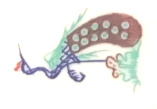
#> input picture images/stones/bamboo1.jpg, 157 x 109 px; its folder holds only this picture in this run
$ python ImageAISandbox.py
#> lines starting #> are read from the running program, lines starting #| are printed output that depends on the picture; after the words box and inside, x2 and y2 are one past the last pixel; in counts of white or black regions, pixels touching at a corner belong together
### stones.py
import cv2
import math
import numpy as np
import classes.stoneimage as si
import handofstones as hos
import helpers
import glob


def getStoneImages(format):
#> called with format = 1
    path = 'images\stones\*.jpg'
    files = glob.glob(path)
    images = []
    index = 0
    for f in files:
        image = cv2.imread(f,format)
#> image is the input picture: shape (109, 157, 3); mean B, G, R 230.2, 232, 233.3
        revImg = cv2.flip(image, -1)
        stoneImg = si.stoneImage(image,revImg,f,index)
#> call 2 of __init__, with path = 'images/stones/bamboo1.jpg', id = 0
#> in __init__ (call 2), `self.img = cv2.resize(img, (159,99))`:
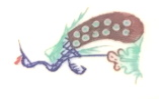
#> self.img: shape (99, 159, 3); mean B, G, R 230.2, 232, 233.2
        images.append(stoneImg)
        index = (index+1)
    print("StoneInitDone")
    return images

def addStoneToHand(stone):
    pass

# [72 lines left out: functions matchStone, getStone, findStonesInImage, not called in this run]

### classes/stoneimage.py
import numpy as np
import cv2

class stoneImage:
    img = np.zeros((5,5,3), dtype=np.uint8)
    reverseImg = np.zeros((5,5,3), dtype=np.uint8)
    name = ""
    path = ""
    type = ""
    detail = ""
    xpos = 0
    ypos = 0
    number = -1
    id = -1

    def setValue(self):
        if(self.id >= 0):
            filename = self.path.split("\\")[-1]
            self.name = filename.split(".")[0]
            if(self.name[-1].isdigit()):
                self.number = int(self.name[-1])
                self.type = self.name.rstrip("123456789")
                self.detail = str(self.number)
                print(self.type + " " + self.detail)
            else:
                self.type, self.detail = self.name.split("_")
                print(self.detail + " " + self.type)

    def __init__(self,img,reverseImg,path,id):
          self.path = path
          self.reverseImg = cv2.resize(reverseImg, (159,99))
          self.img = cv2.resize(img, (159,99))
          self.id = id
          self.setValue()


### ImageAISandbox.py
import cv2
import math
import numpy as np
import classes.stoneimage as si
import handofstones as hos
import helpers
import stones

from random import *


#format = cv2.IMREAD_GRAYSCALE
format = cv2.IMREAD_COLOR

images = stones.getStoneImages(format)
#> images = 1 item

cannyMin = 150
cannyMax = 200

ThreshMin = 200
ThreshMax = 255

imgWidth = 1000
imgHeight = 750

def loadImage(imagePath):
#> called with imagePath = 'images/org6.jpg'
    image = cv2.imread(imagePath,format)
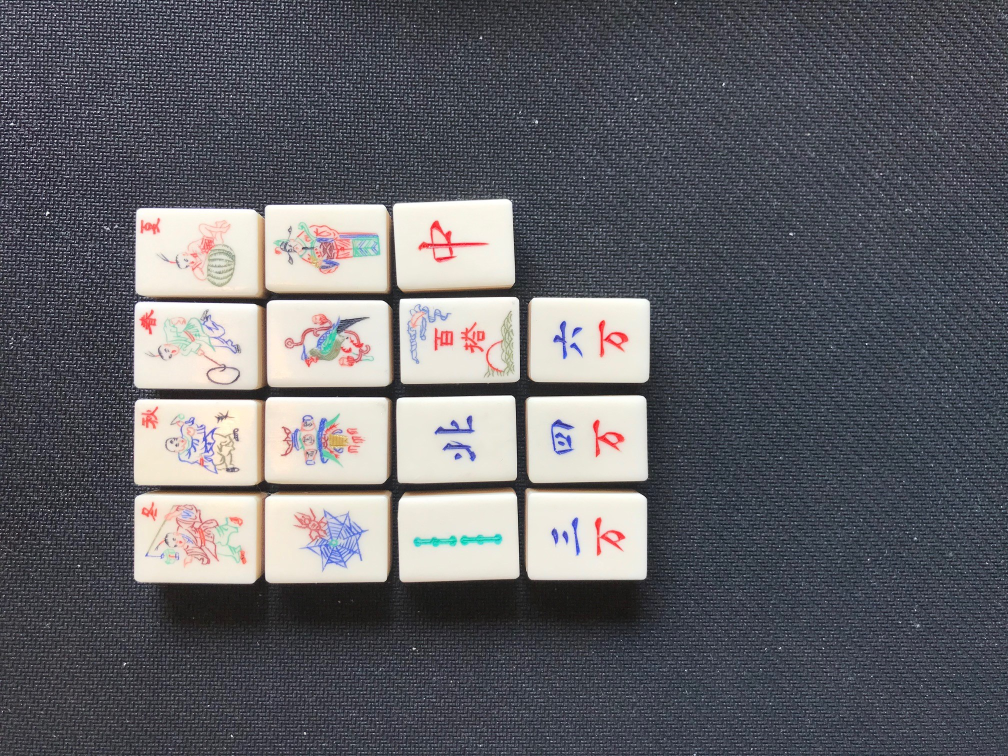
#> input picture images/org6.jpg, 2016 x 1512 px (shown at 1/2 size)
#> image is the input picture: shape (1512, 2016, 3); mean B, G, R 104.2, 98.9, 99
    image = cv2.resize(image, (imgWidth,imgHeight))
#> image: shape (750, 1000, 3)
    #img = cv2.convertScaleAbs(img, 1, 1.2)
    return image

def getGrayImage(colImage):
    retImage = colImage.copy()
    if(format == cv2.IMREAD_COLOR):
        retImage = cv2.cvtColor(colImage,cv2.COLOR_BGR2GRAY)
    return retImage


img = loadImage('images/org6.jpg')
img_canny = cv2.Canny(img,cannyMin,cannyMax)
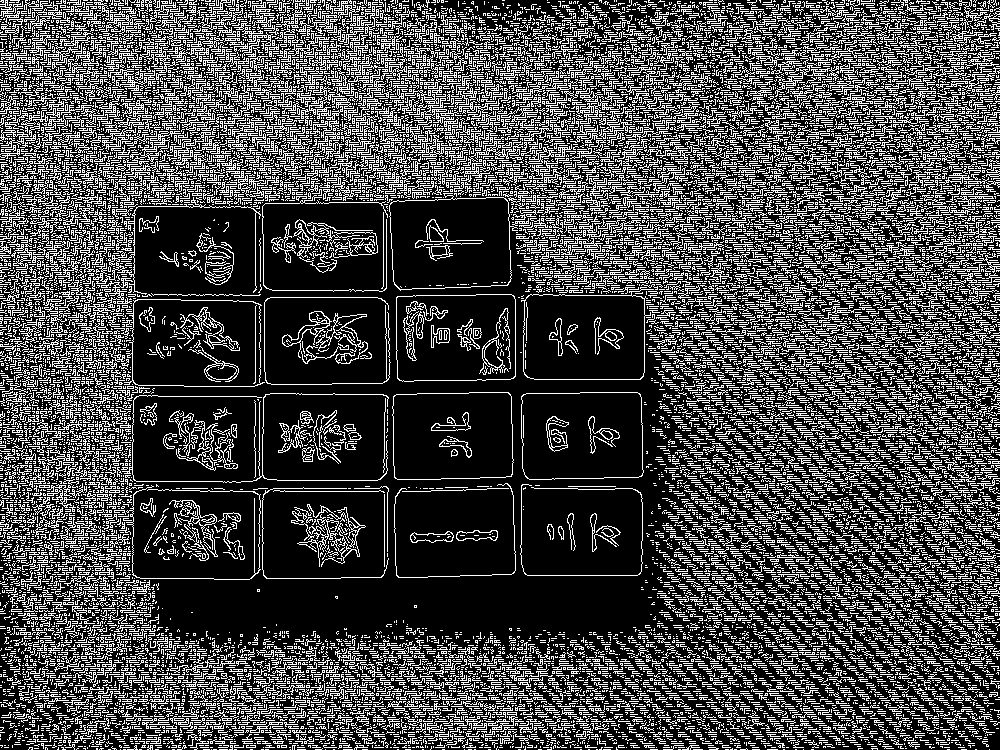
#> img_canny: shape (750, 1000); 28% white in thin lines or dots
img_gray = getGrayImage(img)
_, img_bin = cv2.threshold(img_gray, ThreshMin, ThreshMax, cv2.THRESH_BINARY)
#> img_bin: shape (750, 1000); 17.9% white; 723 white regions (677 under 20 px), largest, box (x1, y1, x2, y2) and area: (523, 487, 642, 575) 9464, (395, 489, 515, 577) 9375, (393, 393, 513, 479) 9341

img2 = loadImage('images/org2.jpg')
#> call 2 of loadImage, with imagePath = 'images/org2.jpg'
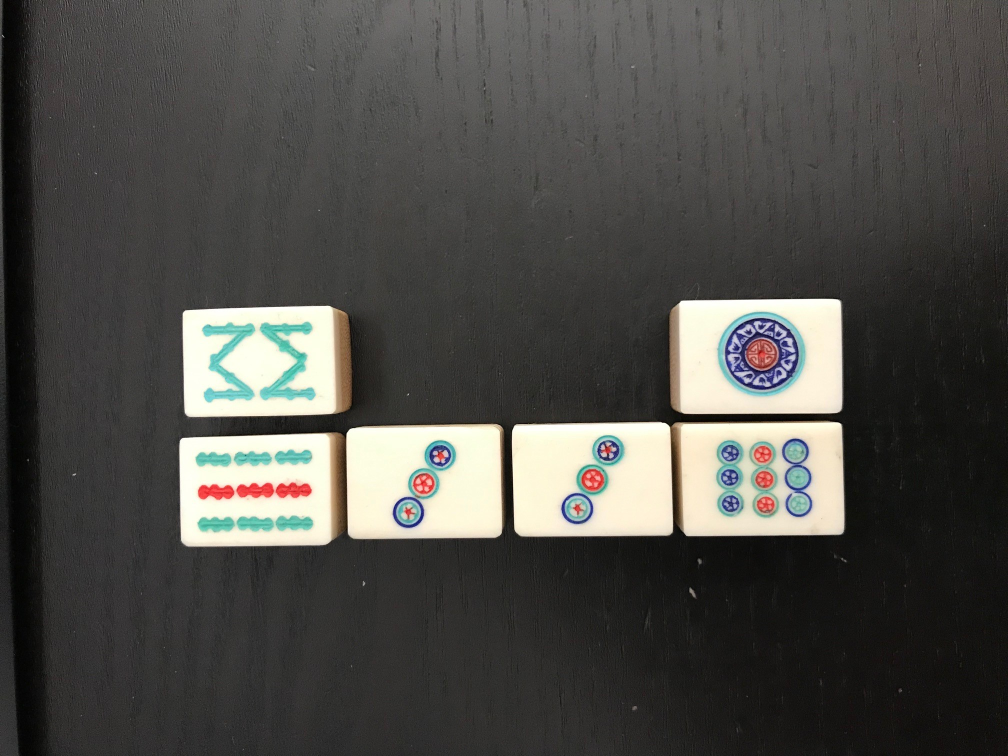
#> input picture images/org2.jpg, 2016 x 1512 px (shown at 1/2 size)
#> in loadImage, image is the input picture: shape (1512, 2016, 3); mean B, G, R 72.9, 76.9, 77.9
img2_canny = cv2.Canny(img2,cannyMin,cannyMax)
#> img2_canny: shape (750, 1000); 1.6% white in thin lines or dots
img2_gray = getGrayImage(img2)
_, img2_bin = cv2.threshold(img2_gray, ThreshMin, ThreshMax, cv2.THRESH_BINARY)
#> img2_bin: shape (750, 1000); 10.6% white; 72 white regions (64 under 20 px), largest, box (x1, y1, x2, y2) and area: (508, 419, 667, 532) 14958, (344, 422, 498, 534) 14402, (181, 304, 333, 413) 12676

img3 = loadImage('images/org7.jpg')
#> call 3 of loadImage, with imagePath = 'images/org7.jpg'
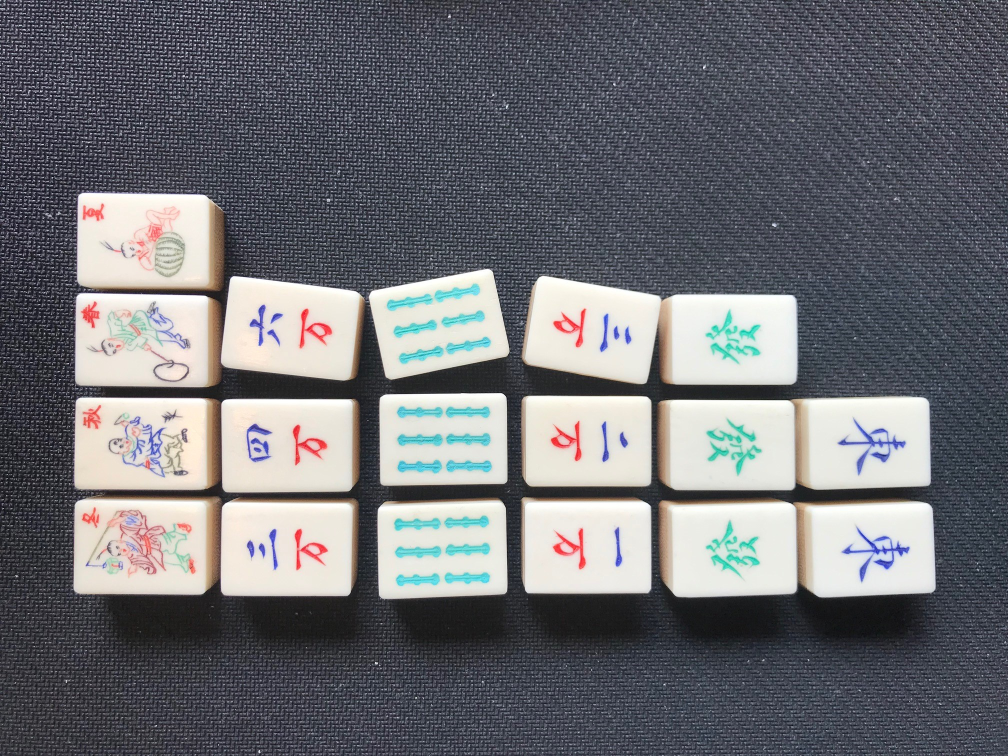
#> input picture images/org7.jpg, 2016 x 1512 px (shown at 1/2 size)
#> in loadImage, image is the input picture: shape (1512, 2016, 3); mean B, G, R 116.2, 111.4, 110.6
img3_canny = cv2.Canny(img3,cannyMin,cannyMax)
#> img3_canny: shape (750, 1000); 24.1% white in thin lines or dots
img3_gray = getGrayImage(img3)
_, img3_bin = cv2.threshold(img3_gray, ThreshMin, ThreshMax, cv2.THRESH_BINARY)
#> img3_bin: shape (750, 1000); 24.4% white; 439 white regions (391 under 20 px), largest, box (x1, y1, x2, y2) and area: (219, 498, 350, 591) 11065, (220, 274, 358, 377) 10752, (220, 396, 350, 488) 10627

img4 = loadImage('images/org8.jpg')
#> call 4 of loadImage, with imagePath = 'images/org8.jpg'
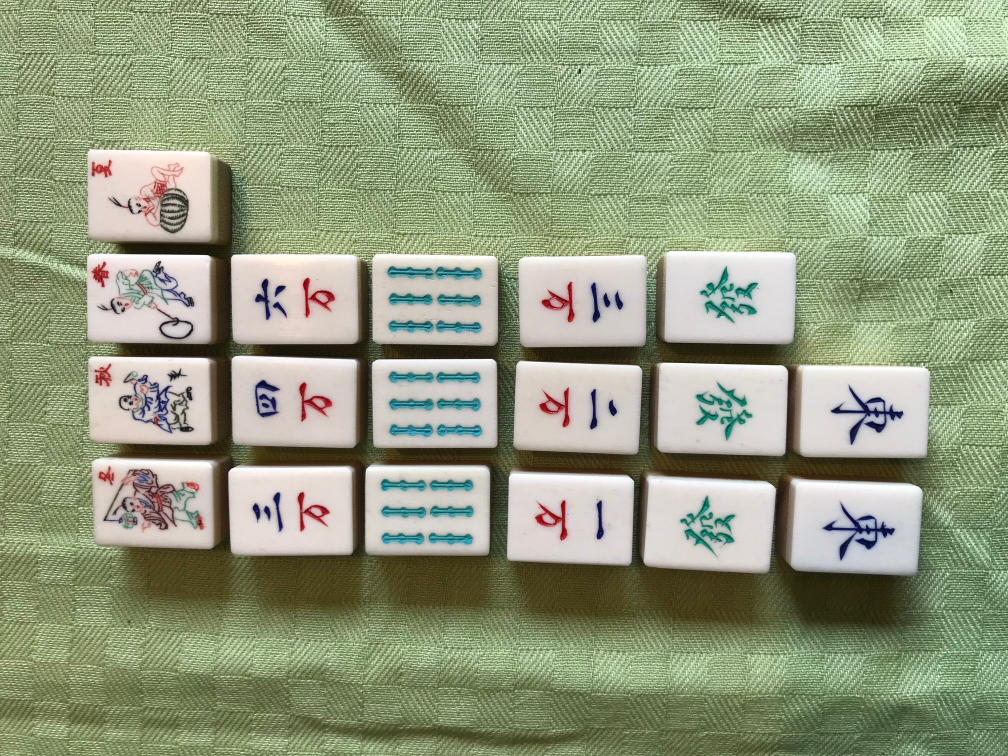
#> input picture images/org8.jpg, 2016 x 1512 px (shown at 1/2 size)
#> in loadImage, image is the input picture: shape (1512, 2016, 3); mean B, G, R 126.2, 154.3, 145.6
img4_canny = cv2.Canny(img4,cannyMin,cannyMax)
#> img4_canny: shape (750, 1000); 22.3% white in thin lines or dots
img4_gray = getGrayImage(img4)
_, img4_bin = cv2.threshold(img4_gray, ThreshMin, ThreshMax, cv2.THRESH_BINARY)
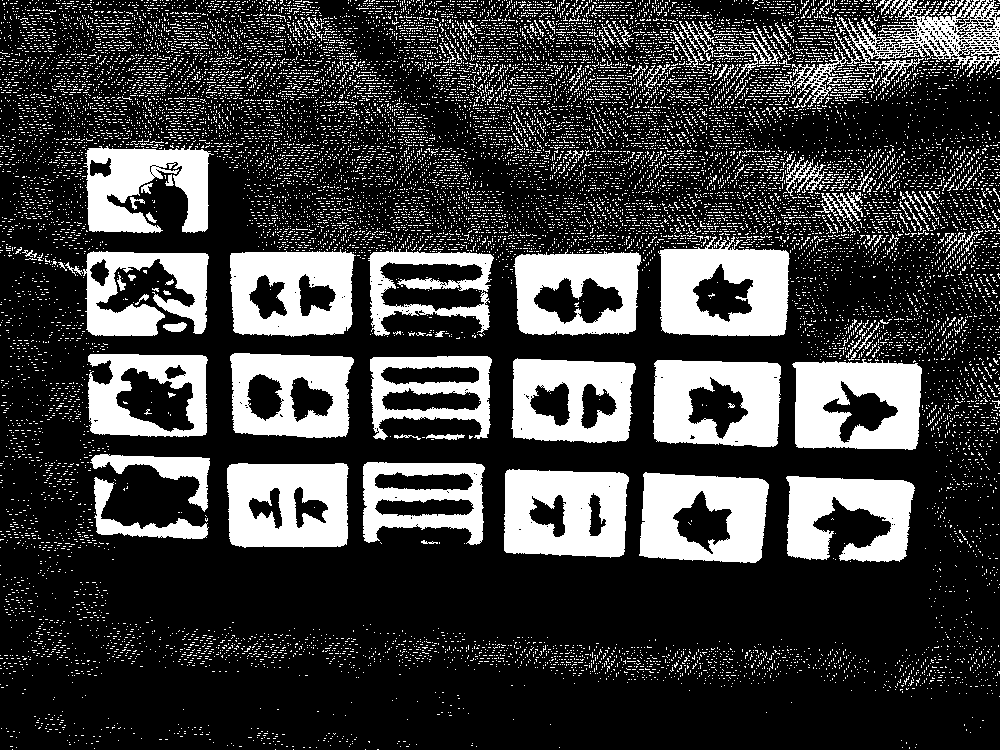
#> img4_bin: shape (750, 1000); 24.4% white; 17218 white regions (17058 under 20 px), largest, box (x1, y1, x2, y2) and area: (658, 236, 790, 336) 9151, (504, 469, 629, 558) 8920, (792, 359, 922, 450) 8896

#> (the run stopped early here; a loop or call above may not have finished)
